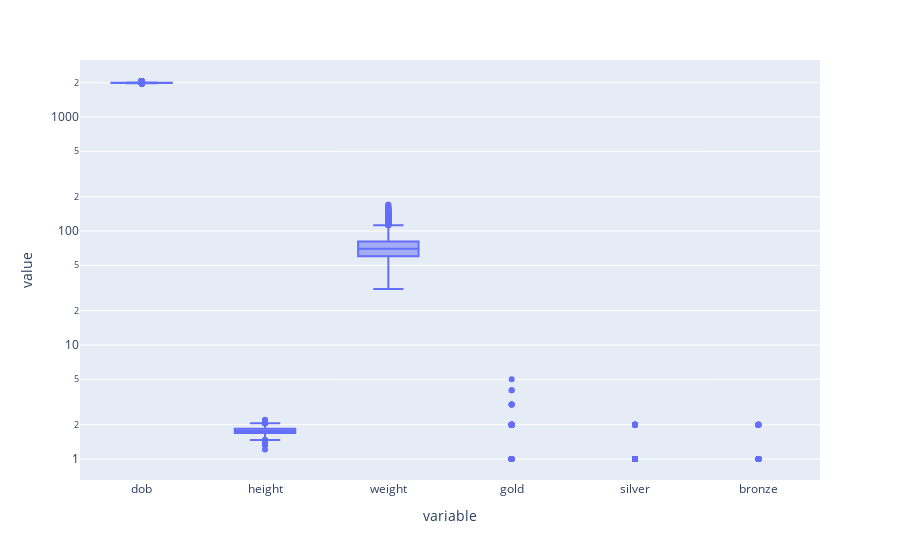

The code cell stored with this chart in its notebook:
### Markdown cell above
### Checking for zeros and negative values, outliers

### Code cell
px.box(df[num_features], log_y= True)

### Figure 1 — Plotly figure (JSON) as saved in the notebook; plotly's stock layout.template omitted (floating-point values rounded to 4 significant figures; data arrays with more than 128 entries replaced by an {"elided": "..."} marker saying what was removed)
{"data": [{"alignmentgroup": "True", "hovertemplate": "variable=%{x}<br>value=%{y}<extra></extra>", "legendgroup": "", "marker": {"color": "#636efa"}, "name": "", "notched": false, "offsetgroup": "", "orientation": "v", "showlegend": false, "type": "box", "x": {"elided": "65148 str values"}, "x0": " ", "xaxis": "x", "y": {"elided": "65148 float values"}, "y0": " ", "yaxis": "y"}], "layout": {"boxmode": "group", "legend": {"tracegroupgap": 0}, "margin": {"t": 60}, "xaxis": {"anchor": "y", "domain": [0, 1], "title": {"text": "variable"}}, "yaxis": {"anchor": "x", "domain": [0, 1], "title": {"text": "value"}, "type": "log"}}}
